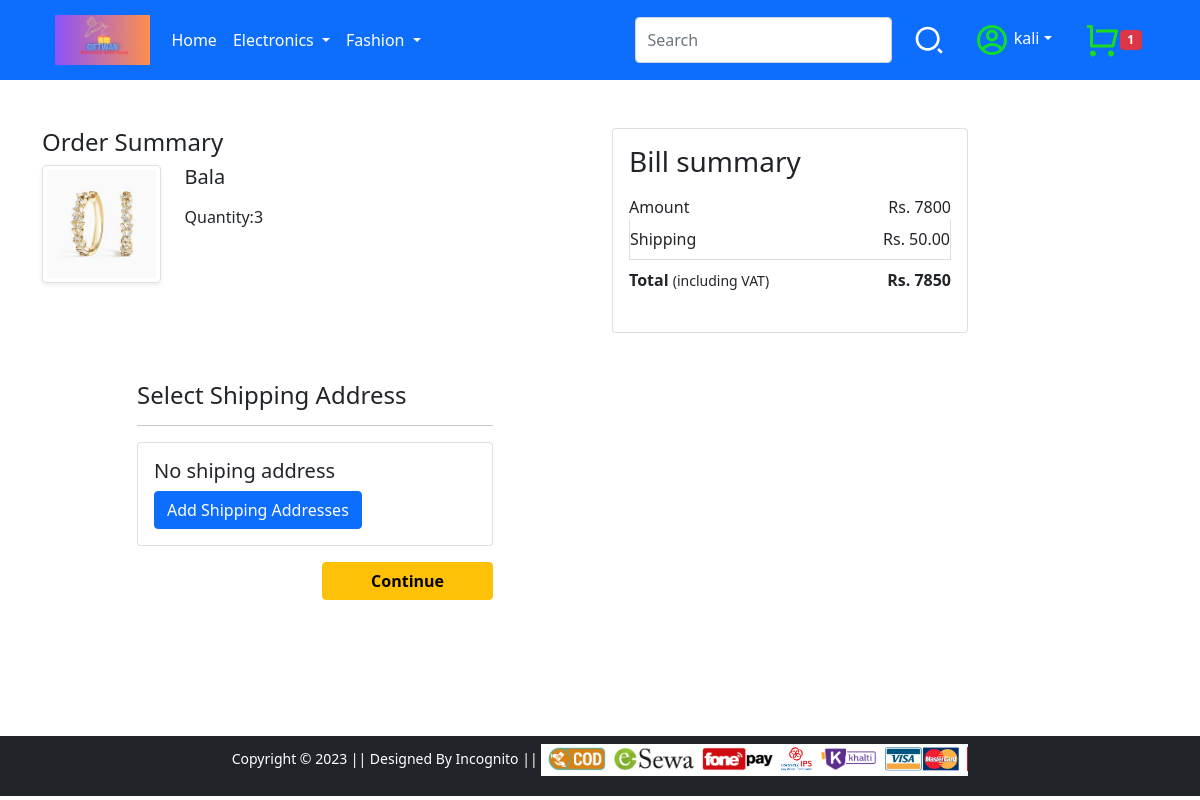
Screenshot of /checkout/ (signed in) with the database file from the repository.
### app/models.py (models this page shows, shortened)
class wishlist(models.Model):
    user = models.ForeignKey(User,on_delete=models.CASCADE)
    product = models.ForeignKey(item, on_delete=models.CASCADE)
    quantity = models.IntegerField(default = 1)

class item(models.Model):
    name = models.CharField(max_length=56,default = None)
    description = models.CharField(max_length=500,default = " Good quality product")
    image = models.ImageField(upload_to=upload_path)
    price = models.IntegerField()
    offer_price = models.IntegerField(default=0)
    category = models.CharField(choices=categories,max_length=20)
    id = models.AutoField(primary_key=True)

### app/views.py (the view, shortened to what this page needs)
# urls.py: path('checkout/', views.checkout, name='checkout'),
def checkout(request):
    price,cart_items = update_price(request)
    shipping_addresses = customer.objects.filter(user=request.user)
    price,cart_items = update_price(request)
    return render(request, 'app/checkout.html',{'cart_items': cart_items, 'shipping_addresses': shipping_addresses,'price': price,'total':price+50})

### app/context_processors.py (called while the page is built)
def common_data(request):
    if request.user.is_authenticated:
        cart_list = wishlist.objects.filter(user=request.user)
        nocart = len(cart_list)
    else:
        nocart = 0
    return{'nocart':nocart}

def delivery_time(request):
    utc_time = datetime.today()
    nepal_time = utc_time + timedelta(seconds=5*60*60+45*60)
    if int(nepal_time.strftime('%H')) < 16:
        delivery_time = 'Today'
    else:
        delivery_time = 'Tomorrow'
    return {'delivery_time':delivery_time}

### app/views.py (called while the page is built)
def update_price(request):
    user = request.user
    cart_items = wishlist.objects.filter(user=user)
    price = 0
    for cart_item in cart_items:
        price += int(cart_item.product.price) * int(cart_item.quantity)
    return price, cart_items

### app/templates/app/checkout.html (shortened to what this page needs)
{% extends 'app/base.html' %}
{% load static %}
{% block main-content %}
<div class="container">
 <div class="row mt-5">
  <div class="col-sm-6">
    <h4>Order Summary</h4>
      {% if cart_items %}
    {% for item in cart_items %}
    <div class="row">
     <div class="col-sm-3 text-center align-self-center"><img src="/media/{{item.product.image}}" alt="" srcset="" class="img-fluid img-thumbnail shadow-sm" height="150" width="150"> </div>
     <div class="col-sm-9">
      <div>
        <h5>{{item.product.name}}</h5>
       <div class="my-3">
        <label for="quantity">Quantity:{{item.quantity}}</label>
       </div>
         </div></div></div></div>
{% endfor %}
    <div class="col-sm-4">
      <div class="card">
       <div class="card-body">
         <h3>Bill summary</h3>
         <ul class="list-group">
          <li class="list-group-item d-flex justify-content-between align-items-center border-0 px-0 pb-0">Amount<span id="amount">Rs. {{price}}</span></li>
          <li class="list-group-item d-flex justify-content-between align-items-center px-0">Shipping<span>Rs. 50.00</span></li>
          <li class="list-group-item d-flex justify-content-between align-items-center border-0 px-0 mb-3">
           <div>
              <strong>Total</strong> <small>(including VAT)</small>
            </div>
            <span><strong id="total">Rs. {{total}}</strong></span>
          </li>
         </ul>
        </div></div></div>
  <div class="col-sm-4 offset-sm-1">
    <br><br>
    <h4>Select Shipping Address</h4>
    <hr>
    <form action="" method="POST">
      {% if shipping_addresses %}
      {% for address in shipping_addresses %}
          <div class="form-check mt-2">
          <input class="form-check-input" type="radio" value="{{address.id}}" name="add">
          <label class="form-check-label fw-bold" for="{{address.id}}">
            {{address.name}}'s address </label>
          </div>
        {% endfor %}
        <br>
        <p> Estimated Delivery Time<svg xmlns="http://www.w3.org/2000/svg" viewBox="0 0 24 24" width="18" height="18"><path d="M8.96456 18C8.72194 19.6961 7.26324 21 5.5 21C3.73676 21 2.27806 19.6961 2.03544 18H1V6C1 5.44772 1.44772 5 2 5H16C16.5523 5 17 5.44772 17 6V8H20L23 12.0557V18H20.9646C20.7219 19.6961 19.2632 21 17.5 21C15.7368 21 14.2781 19.6961 14.0354 18H8.96456ZM15 7H3V15.0505C3.63526 14.4022 4.52066 14 5.5 14C6.8962 14 8.10145 14.8175 8.66318 16H14.3368C14.5045 15.647 14.7296 15.3264 15 15.0505V7ZM17 13H21V12.715L18.9917 10H17V13ZM17.5 19C18.1531 19 18.7087 18.5826 18.9146 18C18.9699 17.8436 19 17.6753 19 17.5C19 16.6716 18.3284 16 17.5 16C16.6716 16 16 16.6716 16 17.5C16 17.6753 16.0301 17.8436 16.0854 18C16.2913 18.5826 16.8469 19 17.5 19ZM7 17.5C7 16.6716 6.32843 16 5.5 16C4.67157 16 4 16.6716 4 17.5C4 17.6753 4.03008 17.8436 4.08535 18C4.29127 18.5826 4.84689 19 5.5 19C6.15311 19 6.70873 18.5826 6.91465 18C6.96992 17.8436 7 17.6753 7 17.5Z" fill="rgba(0,153,251,1)"></path></svg>
          : {{delivery_time}}</p>
        {% else %}
        <div class="card">
          <div class="card-body">
        <h5> No shiping address</h5>
        <a href="/profile" class="btn btn-primary"> Add Shipping Addresses</a>
        </div></div>
        {%endif %}
        <div class="text-end">
          <button type="submit" class="btn btn-warning mt-3 px-5 fw-bold">Continue</button>
        </div>
        {% endif %}
      </form>
    </div>
  </div>
</div>
{% endblock main-content %}

### app/templates/app/base.html (shortened to what this page needs)
<!doctype html>
{% load static %}
<html lang="en">
  <head>
    <link href="https://cdn.jsdelivr.net/npm/bootstrap@5.0.0-beta1/dist/css/bootstrap.min.css" rel="stylesheet">
    <link rel="stylesheet" href="{% static 'app/css/owl.carousel.min.css' %}">
    <link rel="stylesheet" href="{% static 'app/css/all.min.css' %}">
    <link rel="stylesheet" href="{% static 'app/css/style.css' %}">
  </head>
  <body>
    <nav class="navbar navbar-expand-lg navbar-dark bg-primary">
     <div class="container">
       <a class="btn -btn-outline-primary " href="/"><img src="{% static 'app/images/logo2.png'%}" alt="" clas="img-fluid " height="50px" ></a>
       <div class="collapse navbar-collapse" id="navbarSupportedContent">
         <ul class="navbar-nav me-auto mb-2 mb-lg-0">
           <li class="nav-item">
             <a class="nav-link active" aria-current="page" href="/">Home</a>
           </li>
           <li class="nav-item dropdown">
             <a class="nav-link dropdown-toggle text-white" href="#" id="electronicsDropdown" role="button" data-bs-toggle="dropdown" aria-expanded="false">
               Electronics
             </a>
           </li>
           <li class="nav-item dropdown">
             <a class="nav-link dropdown-toggle text-white" href="#" id="fashionDropdown" role="button" data-bs-toggle="dropdown" aria-expanded="false">
               Fashion
             </a>
           </li>
         </ul>
         <form class="d-flex" action="{% url 'searchresult'%}">
           <input class="form-control me-2" type="search" placeholder="Search" aria-label="Search" name="search">
           <button class="btn" type="submit">
           </button>
         </form>
         <div>
          <ul class="navbar-nav me-auto mb-2mb-lg-0">
           <li class="nav-item dropdown mx-2">
            {% if request.user.is_authenticated %}
              <a class="nav-link dropdown-toggle text-white" href="#" id="profileDropdown" role="button" data-bs-toggle="dropdown" aria-expanded="false">
              {{request.user}}</a>
            </li>
            <li class="nav-item mx-2" id="image">
             <a href="{% url 'cart' %}" class="nav-link ">
              <span class="badge bg-danger">{{nocart}}</span></a>
            {% endif %}
          </ul>
         </div>
       </div>
     </div>
    </nav>
    {% block main-content %} {% endblock main-content %}
    <footer class="container-fluid bg-dark text-center p-2 mb-1 ">
        <small class="text-white">Copyright &copy; 2023 || Designed By Incognito || </small>
        <img src="{% static 'app/images/payment.png' %}" alt="" srcset="" class="img-fluid" height="2px">
    </footer>
  </body>
</html>

### app/templates/app/base.html (style rules this page uses)
html { position: relative; min-height: 100%; }
body { margin-bottom: 100px; }
footer { position: absolute; bottom: 0; width: 100%; height: 60px; }

### rows the page displays
wishlist: product.image (picture), product.name "Bala", quantity "3"

### other values shown
{{ request.user }} "kali"
{{ nocart }} "1"
{{ price }} "7800"
{{ total }} "7850"
